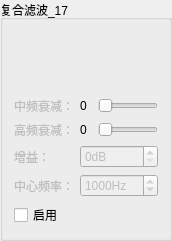
       <widget class="QGroupBox" name="groupBox_18">
        <property name="geometry">
         <rect>
          <x>470</x>
          <y>10</y>
          <width>172</width>
          <height>211</height>
         </rect>
        </property>
        <property name="title">
         <string>复合滤波_17</string>
        </property>
        <layout class="QVBoxLayout" name="verticalLayout_25">
         <item>
          <widget class="QLabel" name="label_26">
           <property name="minimumSize">
            <size>
             <width>140</width>
             <height>60</height>
            </size>
           </property>
           <property name="maximumSize">
            <size>
             <width>140</width>
             <height>60</height>
            </size>
           </property>
           <property name="text">
            <string/>
           </property>
           <property name="pixmap">
            <pixmap resource="Mic_OP.qrc">:/mic/icon/peak.png</pixmap>
           </property>
          </widget>
         </item>
         <item>
          <layout class="QGridLayout" name="gridLayout_6">
           <item row="1" column="2">
            <widget class="QSlider" name="peak_lowpass_slider_2">
             <property name="enabled">
              <bool>false</bool>
             </property>
             <property name="cursor">
              <cursorShape>SizeHorCursor</cursorShape>
             </property>
             <property name="maximum">
              <number>61</number>
             </property>
             <property name="orientation">
              <enum>Qt::Horizontal</enum>
             </property>
            </widget>
           </item>
           <item row="3" column="0">
            <widget class="QLabel" name="label_27">
             <property name="enabled">
              <bool>false</bool>
             </property>
             <property name="text">
              <string>中心频率：</string>
             </property>
            </widget>
           </item>
           <item row="0" column="0">
            <widget class="QLabel" name="label_Slider_value_11">
             <property name="enabled">
              <bool>false</bool>
             </property>
             <property name="minimumSize">
              <size>
               <width>20</width>
               <height>0</height>
              </size>
             </property>
             <property name="maximumSize">
              <size>
               <width>16777215</width>
               <height>16777215</height>
              </size>
             </property>
             <property name="text">
              <string>中频衰减：</string>
             </property>
            </widget>
           </item>
           <item row="2" column="0">
            <widget class="QLabel" name="label_Slider_value_13">
             <property name="enabled">
              <bool>false</bool>
             </property>
             <property name="minimumSize">
              <size>
               <width>20</width>
               <height>0</height>
              </size>
             </property>
             <property name="maximumSize">
              <size>
               <width>16777215</width>
               <height>16777215</height>
              </size>
             </property>
             <property name="text">
              <string>增益：</string>
             </property>
            </widget>
           </item>
           <item row="1" column="0">
            <widget class="QLabel" name="label_Slider_value_12">
             <property name="enabled">
              <bool>false</bool>
             </property>
             <property name="minimumSize">
              <size>
               <width>20</width>
               <height>0</height>
              </size>
             </property>
             <property name="maximumSize">
              <size>
               <width>16777215</width>
               <height>16777215</height>
              </size>
             </property>
             <property name="text">
              <string>高频衰减：</string>
             </property>
            </widget>
           </item>
           <item row="0" column="2">
            <widget class="QSlider" name="peak_attenuation_slider_2">
             <property name="enabled">
              <bool>false</bool>
             </property>
             <property name="cursor">
              <cursorShape>SizeHorCursor</cursorShape>
             </property>
             <property name="maximum">
              <number>61</number>
             </property>
             <property name="orientation">
              <enum>Qt::Horizontal</enum>
             </property>
            </widget>
           </item>
           <item row="1" column="1">
            <widget class="QLabel" name="label_60">
             <property name="minimumSize">
              <size>
               <width>12</width>
               <height>0</height>
              </size>
             </property>
             <property name="text">
              <string>0</string>
             </property>
            </widget>
           </item>
           <item row="0" column="1">
            <widget class="QLabel" name="label_61">
             <property name="text">
              <string>0</string>
             </property>
            </widget>
           </item>
           <item row="2" column="1" colspan="2">
            <widget class="QSpinBox" name="peak_gain_spin_2">
             <property name="enabled">
              <bool>false</bool>
             </property>
             <property name="suffix">
              <string>dB</string>
             </property>
             <property name="minimum">
              <number>0</number>
             </property>
             <property name="maximum">
              <number>20</number>
             </property>
            </widget>
           </item>
           <item row="3" column="1" colspan="2">
            <widget class="QSpinBox" name="peak_frequency_spin_2">
             <property name="enabled">
              <bool>false</bool>
             </property>
             <property name="accessibleDescription">
              <string extracomment="wd"/>
             </property>
             <property name="suffix">
              <string>Hz</string>
             </property>
             <property name="minimum">
              <number>20</number>
             </property>
             <property name="maximum">
              <number>20000</number>
             </property>
             <property name="singleStep">
              <number>100</number>
             </property>
             <property name="value">
              <number>1000</number>
             </property>
             <property name="displayIntegerBase">
              <number>10</number>
             </property>
            </widget>
           </item>
          </layout>
         </item>
         <item>
          <widget class="QCheckBox" name="OP_peak_filter_enable_2">
           <property name="text">
            <string>启用</string>
           </property>
          </widget>
         </item>
        </layout>
       </widget>
